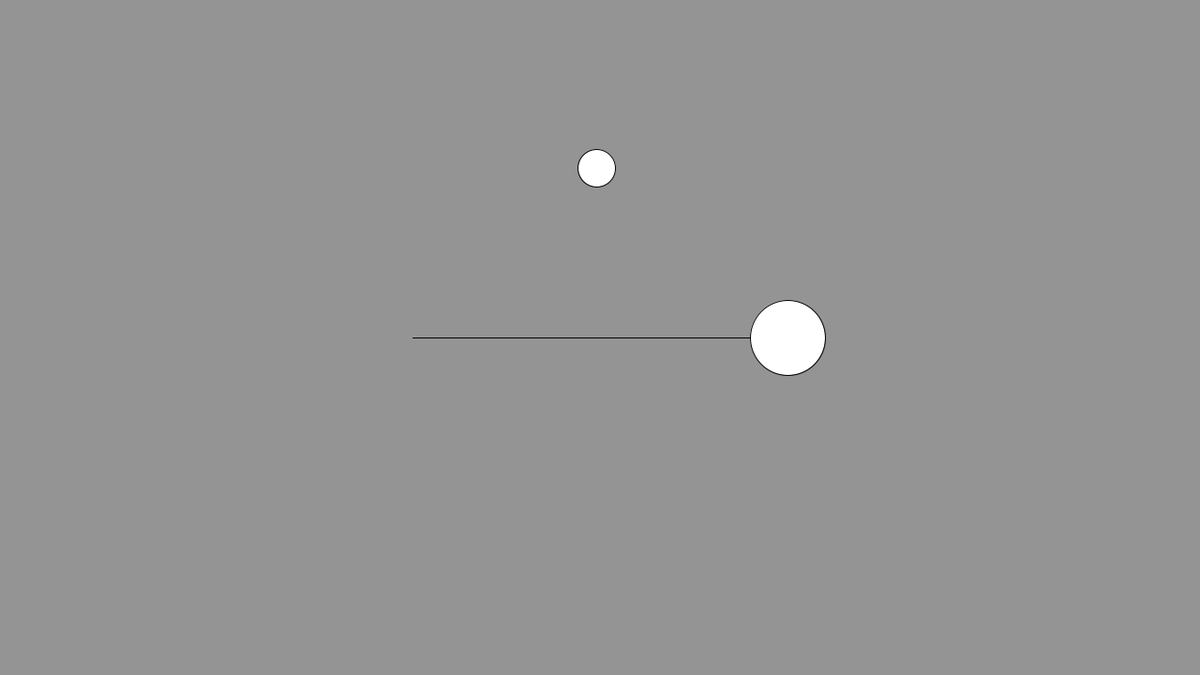
Frame 1 (no input)
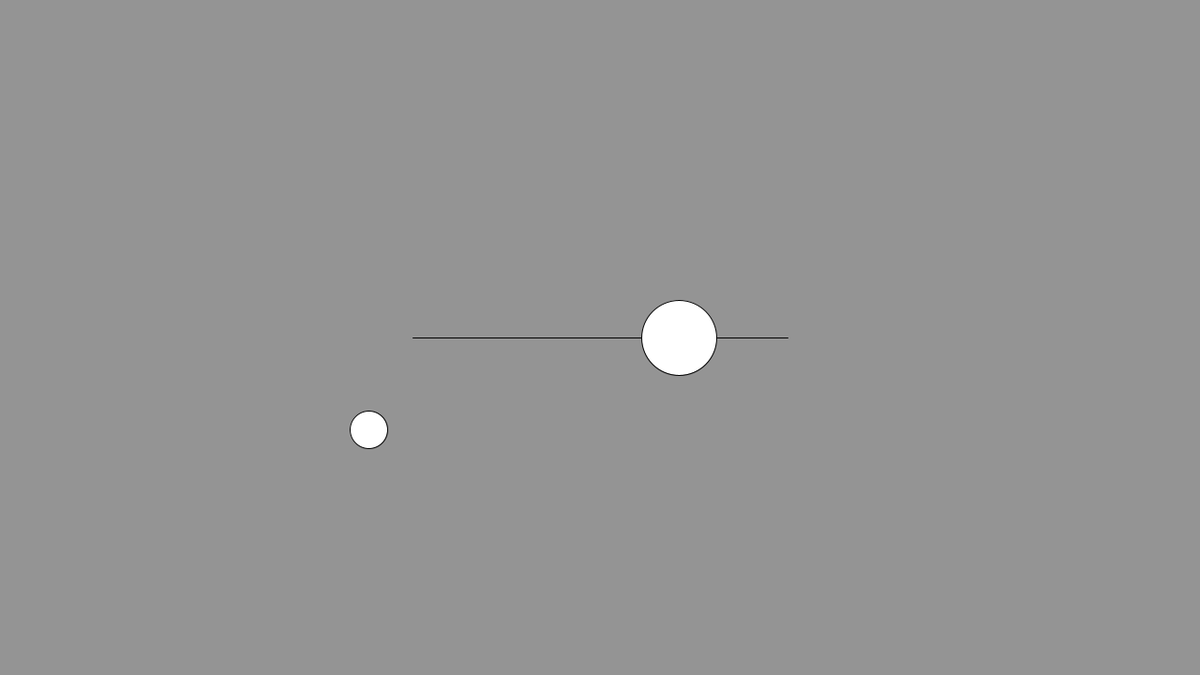
Frame 60 (the mouse pressed at the canvas centre just before this capture)
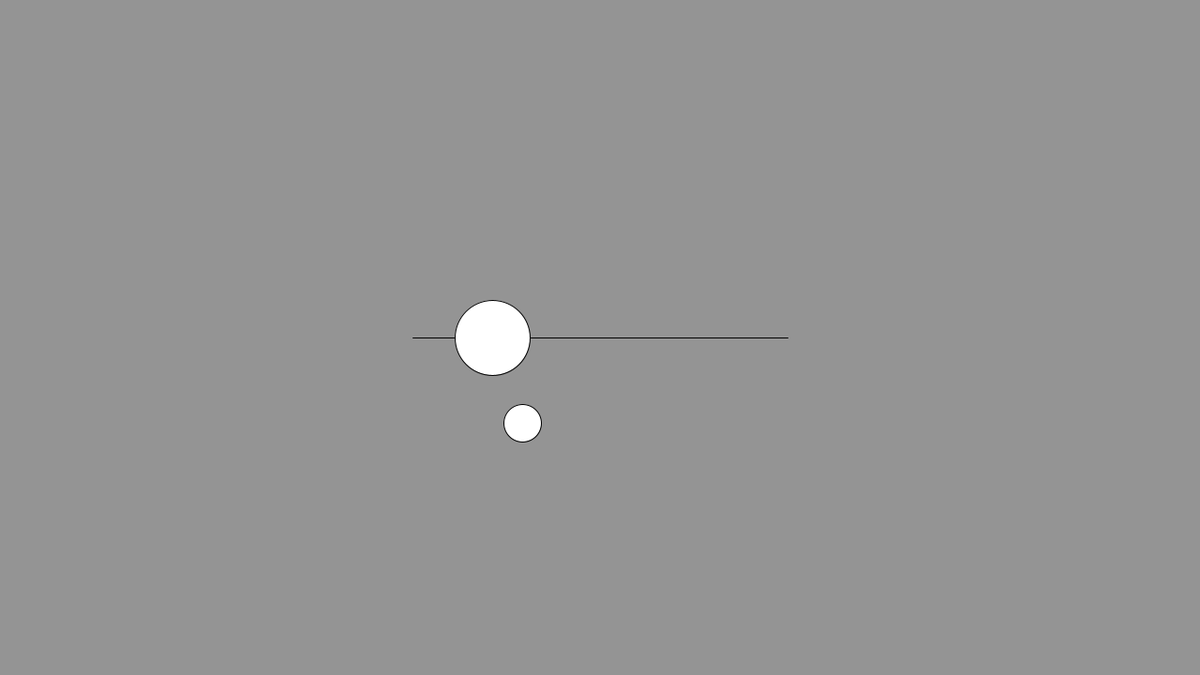
Frame 120 (the mouse held since frame 60 and released just before this capture)

The Processing sketch that drew these frames (run headless with seeded random() and noise(); from frame 60 on, the mouse is pressed at the canvas centre):

// Processing sketch: sketch_15_Tracted_Ball_Automatically
// ── sketch_15_Tracted_Ball_Automatically.pde
// Attractor
PVector attractor;
float raidusAttrac = 80;
float amplitude = 200;
float timer = 0;

// Tractor
PVector position;
PVector velocity;
PVector acceleration;
float raidus = 40;
float rangeY;

void setup() {
  size(1280,720);
  
  attractor = new PVector(0, 0);
  
  rangeY = height/2 * 0.5;
  position = new PVector(width/2, rangeY);
  velocity = new PVector(0, 0);
  acceleration = new PVector(0, 0);
}

void draw() {
  background(148);
  
  /* Tractor */
  // Bounce
  if (position.x - raidus < 0 || position.x + raidus > width) {
    velocity.x *= -1;
  }
  if (position.y - raidus < 0 || position.y + raidus > height) {
    velocity.y *= -1;
  }
  // Tracting
  acceleration = PVector.sub(attractor, position);
  acceleration.mult(0.005);
  velocity.add(acceleration);
  velocity.x *= 0.98; // just x cause attractor just change x direction
  position.add(velocity);
  // draw
  ellipse(position.x, position.y, raidus, raidus);
  
  /* Attractor */
  // move just change x
  attractor.x = width/2 + amplitude*cos(radians(timer)); // cos : from +amplitude, sin : from 0
  attractor.y = height/2;
  timer += 5; // make time difference
  // draw line
  noFill();
  line(width/2-amplitude, height/2, width/2+amplitude, height/2);
  // draw ball
  fill(255);
  ellipse(attractor.x, attractor.y, raidusAttrac, raidusAttrac);
}
